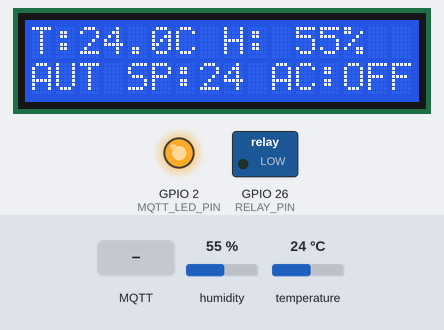
Recording of a program running on a simulated ESP32. Parts: 16×2 character LCD, switched loads named in the program (green lamp = pin HIGH), output pins drawn as LEDs (lit = HIGH). Inputs (shaded band) come from the test bench; at power-on: temperature 24 °C, humidity 55 %. WiFi joins after 1.5 s; servers stay silent unless stated; no MQTT or app messages arrive unless stated; what the program prints to the serial monitor is not drawn.

Above: at 2.6 s.
2.7 s: temperature set to 25.1 °C
At 6.4 s:
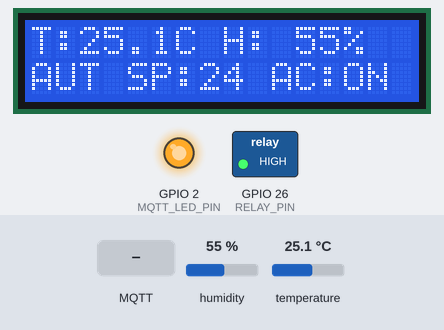
7.5 s: MQTT message "MANUAL" arrives on the first subscribed topic
At 8.6 s:
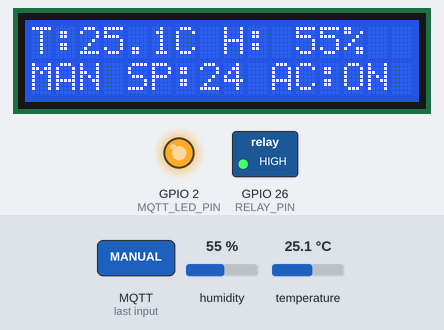
9.0 s: MQTT message "OFF" arrives on the second subscribed topic
At 9.8 s:
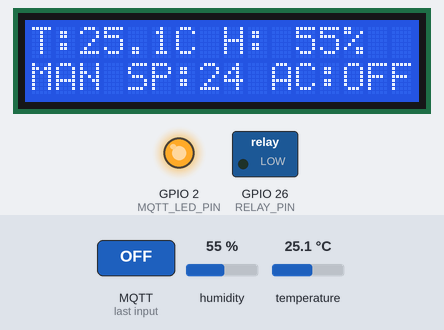
10.5 s: humidity set to 22 %
At 14.9 s:
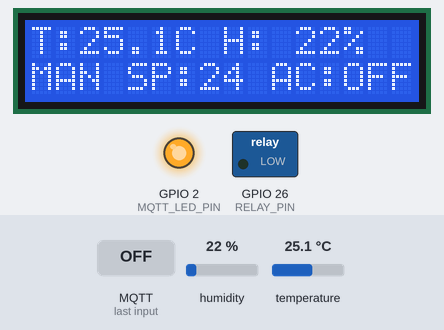
15.5 s: MQTT message "AUTO" arrives on the first subscribed topic
At 15.9 s:
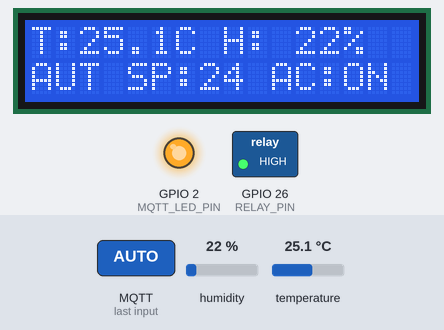
17.0 s: MQTT message "ON" arrives on the second subscribed topic
At 18.4 s:
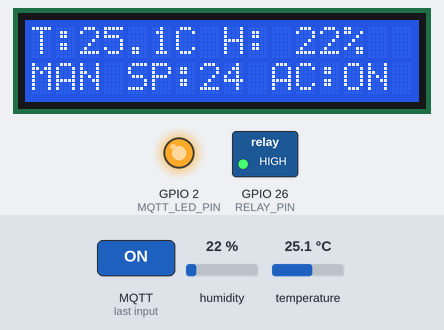
Timing chart, 0 to 19.5 s (numbered marks = the images above; inputs shaded):
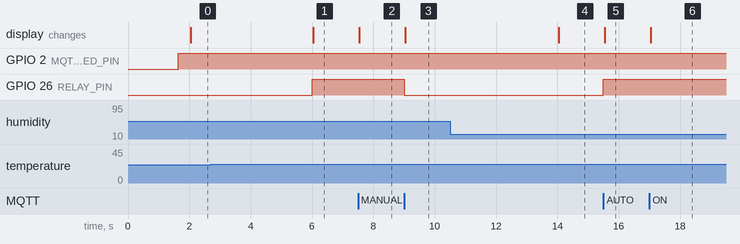

The program:

main.cpp
```cpp
/*
 * =============================================================================
 *  Smart Air Conditioner - ESP32 + DHT + MQTT + Node-RED
 *  Author : Djebbar Lotfi
 *
 *  - Reads temperature / humidity from a DHT sensor every 2 s
 *  - Drives a relay (= AC compressor) in two modes:
 *        AUTO   : thermostat with 0.5 °C hysteresis around a setpoint
 *        MANUAL : relay follows ON/OFF commands from the dashboard
 *  - Publishes telemetry (JSON) over MQTT and receives commands
 *  - Shows the state on a 16x2 I2C LCD
 *
 *  Fully non-blocking: no delay() in loop(), everything is timed with millis().
 * =============================================================================
 */

#include <Arduino.h>
#include <WiFi.h>
#include <PubSubClient.h>
#include <DHT.h>
#include <Wire.h>
#include <LiquidCrystal_I2C.h>

// ----------------------------------------------------------------------------
//  Configuration
// ----------------------------------------------------------------------------

// WiFi (Wokwi simulated access point: open network on channel 6)
const char *WIFI_SSID = "Wokwi-GUEST";
const char *WIFI_PASS = "";
const int WIFI_CHANNEL = 6;

// MQTT broker (public, reachable through the Wokwi internet gateway)
const char *MQTT_HOST = "broker.hivemq.com";
const uint16_t MQTT_PORT = 1883;

// MQTT topics
#define TOPIC_BASE "enp_iot/lotfi/ac"
const char *TOPIC_TELEMETRY = TOPIC_BASE "/telemetry";
const char *TOPIC_STATUS = TOPIC_BASE "/status";
const char *TOPIC_CMD_MODE = TOPIC_BASE "/cmd/mode";
const char *TOPIC_CMD_POWER = TOPIC_BASE "/cmd/power";
const char *TOPIC_CMD_SETPOINT = TOPIC_BASE "/cmd/setpoint";

// Pins
#define DHT_PIN 15        // DHT data pin
#define RELAY_PIN 26      // relay IN (AC compressor)
#define MQTT_LED_PIN 2    // on-board LED = MQTT connected indicator
// LCD uses the default ESP32 I2C pins: SDA = GPIO21, SCL = GPIO22

// Sensor type.
// Wokwi only provides a DHT22 part, so the simulation uses DHT22.
// On real DHT11 hardware, change to DHT11.
#define DHTTYPE DHT22

// LCD
#define LCD_ADDR 0x27
#define LCD_COLS 16
#define LCD_ROWS 2

// Control parameters
const float HYSTERESIS = 0.5f;        // °C, half-width of the dead band
const float SETPOINT_DEFAULT = 24.0f; // °C
const float SETPOINT_MIN = 16.0f;
const float SETPOINT_MAX = 30.0f;

// Timing (ms)
const unsigned long SENSOR_INTERVAL = 2000;    // read sensor + publish telemetry
const unsigned long MQTT_RETRY_INTERVAL = 5000; // MQTT reconnect attempts
const unsigned long WIFI_RETRY_INTERVAL = 10000; // WiFi reconnect attempts
                                                 // (longer than a normal connect)

// ----------------------------------------------------------------------------
//  Global objects and state
// ----------------------------------------------------------------------------

DHT dht(DHT_PIN, DHTTYPE);
LiquidCrystal_I2C lcd(LCD_ADDR, LCD_COLS, LCD_ROWS);
WiFiClient wifiClient;
PubSubClient mqtt(wifiClient);

enum Mode { MODE_AUTO, MODE_MANUAL };

Mode mode = MODE_AUTO;            // default mode
float setpoint = SETPOINT_DEFAULT;
bool acOn = false;                // current relay state
bool manualPower = false;         // requested state in MANUAL mode

float temperature = NAN;          // last valid readings
float humidity = NAN;

char clientId[32];

unsigned long lastSensorMs = 0;
unsigned long lastMqttRetryMs = 0;
unsigned long lastWifiRetryMs = 0;
bool wifiWasConnected = false;

// ----------------------------------------------------------------------------
//  Helpers
// ----------------------------------------------------------------------------

const char *modeName(Mode m) { return m == MODE_AUTO ? "AUTO" : "MANUAL"; }

// Apply a new relay state (only logs when it actually changes)
void setAc(bool on) {
  if (on != acOn) {
    acOn = on;
    digitalWrite(RELAY_PIN, acOn ? HIGH : LOW);
    Serial.printf("[AC]    Compressor %s\n", acOn ? "ON" : "OFF");
  }
}

// Core control logic, called after each new reading or command
void updateControl() {
  if (mode == MODE_MANUAL) {
    setAc(manualPower);
    return;
  }

  // AUTO mode: thermostat with hysteresis
  if (isnan(temperature)) return; // no valid reading yet: keep current state

  if (temperature > setpoint + HYSTERESIS) {
    setAc(true);
  } else if (temperature < setpoint - HYSTERESIS) {
    setAc(false);
  }
  // Inside the dead band [SP-0.5 ; SP+0.5] the relay keeps its state.
}

// Refresh the LCD (lines are padded to 16 chars to erase old characters)
void updateLcd() {
  char line1[17];
  char line2[24];

  // Line 1: "T:27.5C H: 55%"
  if (isnan(temperature) || isnan(humidity)) {
    snprintf(line1, sizeof(line1), "T:--.-C H:---%%");
  } else {
    snprintf(line1, sizeof(line1), "T:%4.1fC H:%3d%%", temperature,
             (int)roundf(humidity));
  }

  // Line 2: "AUT SP:24 AC:ON"  (setpoint shown with .5 when needed)
  char sp[8];
  if (fabsf(setpoint - roundf(setpoint)) < 0.01f) {
    snprintf(sp, sizeof(sp), "%.0f", setpoint);
  } else {
    snprintf(sp, sizeof(sp), "%.1f", setpoint);
  }
  const char *m = (mode == MODE_AUTO) ? "AUT" : "MAN";
  const char *s = acOn ? "ON" : "OFF";
  snprintf(line2, sizeof(line2), "%s SP:%s AC:%s", m, sp, s);
  if (strlen(line2) > LCD_COLS) {
    // e.g. "AUT SP:24.5 AC:OFF" is too long -> drop the "AC:" label
    snprintf(line2, sizeof(line2), "%s SP:%s %s", m, sp, s);
  }

  lcd.setCursor(0, 0);
  lcd.printf("%-16s", line1);
  lcd.setCursor(0, 1);
  lcd.printf("%-16.16s", line2);
}

// Publish the telemetry JSON
void publishTelemetry() {
  if (!mqtt.connected()) return;

  char tStr[12], hStr[12];
  if (isnan(temperature)) strcpy(tStr, "null");
  else snprintf(tStr, sizeof(tStr), "%.1f", temperature);
  if (isnan(humidity)) strcpy(hStr, "null");
  else snprintf(hStr, sizeof(hStr), "%.1f", humidity);

  char json[160];
  snprintf(json, sizeof(json),
           "{\"temperature\":%s,\"humidity\":%s,\"ac\":\"%s\","
           "\"mode\":\"%s\",\"setpoint\":%.1f}",
           tStr, hStr, acOn ? "ON" : "OFF", modeName(mode), setpoint);

  bool ok = mqtt.publish(TOPIC_TELEMETRY, json);
  Serial.printf("[MQTT]  PUB %s %s %s\n", TOPIC_TELEMETRY, json,
                ok ? "" : "(FAILED)");
}

// ----------------------------------------------------------------------------
//  MQTT: incoming commands
// ----------------------------------------------------------------------------

void onMqttMessage(char *topic, byte *payload, unsigned int length) {
  String msg;
  msg.reserve(length);
  for (unsigned int i = 0; i < length; i++) msg += (char)payload[i];
  msg.trim();

  Serial.printf("[MQTT]  RECV %s -> \"%s\"\n", topic, msg.c_str());

  String upper = msg;
  upper.toUpperCase();
  bool changed = false;

  if (strcmp(topic, TOPIC_CMD_MODE) == 0) {
    if (upper == "AUTO") {
      mode = MODE_AUTO;
      changed = true;
    } else if (upper == "MANUAL") {
      mode = MODE_MANUAL;
      manualPower = acOn; // keep the current state when entering MANUAL
      changed = true;
    } else {
      Serial.println("[CMD]   Invalid mode (expected AUTO or MANUAL)");
    }
    if (changed) Serial.printf("[CMD]   Mode = %s\n", modeName(mode));

  } else if (strcmp(topic, TOPIC_CMD_POWER) == 0) {
    if (upper == "ON" || upper == "OFF") {
      if (mode != MODE_MANUAL) {
        mode = MODE_MANUAL; // a power command forces MANUAL mode
        Serial.println("[CMD]   Power command received -> switching to MANUAL");
      }
      manualPower = (upper == "ON");
      changed = true;
      Serial.printf("[CMD]   Manual power = %s\n", manualPower ? "ON" : "OFF");
    } else {
      Serial.println("[CMD]   Invalid power (expected ON or OFF)");
    }

  } else if (strcmp(topic, TOPIC_CMD_SETPOINT) == 0) {
    char *end = nullptr;
    float value = strtof(msg.c_str(), &end);
    bool isNumber = (end != msg.c_str()) && (*end == '\0');
    if (isNumber && value >= SETPOINT_MIN && value <= SETPOINT_MAX) {
      setpoint = value;
      changed = true;
      Serial.printf("[CMD]   Setpoint = %.1f C\n", setpoint);
    } else {
      Serial.printf("[CMD]   Setpoint rejected (must be %.0f..%.0f)\n",
                    SETPOINT_MIN, SETPOINT_MAX);
    }
  }

  if (changed) {
    updateControl();
    updateLcd();
    publishTelemetry(); // immediate feedback to the dashboard
  }
}

// ----------------------------------------------------------------------------
//  Connectivity (non-blocking)
// ----------------------------------------------------------------------------

void handleWifi() {
  if (WiFi.status() == WL_CONNECTED) {
    if (!wifiWasConnected) {
      wifiWasConnected = true;
      Serial.printf("[WiFi]  Connected, IP = %s\n",
                    WiFi.localIP().toString().c_str());
    }
    return;
  }

  if (wifiWasConnected) {
    wifiWasConnected = false;
    Serial.println("[WiFi]  Connection lost");
  }

  unsigned long now = millis();
  if (now - lastWifiRetryMs >= WIFI_RETRY_INTERVAL) {
    lastWifiRetryMs = now;
    Serial.println("[WiFi]  Reconnecting...");
    WiFi.disconnect();
    WiFi.begin(WIFI_SSID, WIFI_PASS, WIFI_CHANNEL);
  }
}

void handleMqtt() {
  if (mqtt.connected()) {
    mqtt.loop();
    return;
  }

  digitalWrite(MQTT_LED_PIN, LOW);
  if (WiFi.status() != WL_CONNECTED) return;

  unsigned long now = millis();
  if (lastMqttRetryMs != 0 && now - lastMqttRetryMs < MQTT_RETRY_INTERVAL) return;
  lastMqttRetryMs = now;

  Serial.printf("[MQTT]  Connecting to %s:%u as %s ...\n", MQTT_HOST, MQTT_PORT,
                clientId);

  // Last Will: broker publishes "offline" (retained, QoS 1) if we disappear
  if (mqtt.connect(clientId, TOPIC_STATUS, 1, true, "offline")) {
    Serial.println("[MQTT]  Connected");
    digitalWrite(MQTT_LED_PIN, HIGH);

    mqtt.publish(TOPIC_STATUS, "online", true);
    Serial.printf("[MQTT]  PUB %s online (retained)\n", TOPIC_STATUS);

    mqtt.subscribe(TOPIC_CMD_MODE, 1);
    mqtt.subscribe(TOPIC_CMD_POWER, 1);
    mqtt.subscribe(TOPIC_CMD_SETPOINT, 1);
    Serial.printf("[MQTT]  SUB %s/cmd/{mode,power,setpoint}\n", TOPIC_BASE);

    publishTelemetry();
  } else {
    Serial.printf("[MQTT]  Failed, rc=%d, retry in %lus\n", mqtt.state(),
                  MQTT_RETRY_INTERVAL / 1000);
  }
}

// ----------------------------------------------------------------------------
//  Sensor
// ----------------------------------------------------------------------------

void handleSensor() {
  unsigned long now = millis();
  if (now - lastSensorMs < SENSOR_INTERVAL) return;
  lastSensorMs = now;

  float t = dht.readTemperature();
  float h = dht.readHumidity();

  if (isnan(t) || isnan(h)) {
    Serial.println("[DHT]   Read error (NaN), reading skipped");
    return;
  }

  temperature = t;
  humidity = h;
  Serial.printf("[DHT]   T = %.1f C, H = %.1f %%\n", temperature, humidity);

  updateControl();
  updateLcd();
  publishTelemetry();
}

// ----------------------------------------------------------------------------
//  Arduino entry points
// ----------------------------------------------------------------------------

void setup() {
  Serial.begin(115200);
  Serial.println();
  Serial.println("=== Smart Air Conditioner - Djebbar Lotfi ===");

  pinMode(RELAY_PIN, OUTPUT);
  digitalWrite(RELAY_PIN, LOW);
  pinMode(MQTT_LED_PIN, OUTPUT);
  digitalWrite(MQTT_LED_PIN, LOW);

  dht.begin();

  Wire.begin(21, 22);
  lcd.init();
  lcd.backlight();
  lcd.setCursor(0, 0);
  lcd.print("Smart AC - IoT");
  lcd.setCursor(0, 1);
  lcd.print("Connecting...");

  // Unique MQTT client ID built from the chip MAC address
  uint64_t mac = ESP.getEfuseMac();
  snprintf(clientId, sizeof(clientId), "esp32-ac-%04X%08X",
           (uint16_t)(mac >> 32), (uint32_t)mac);

  WiFi.mode(WIFI_STA);
  WiFi.begin(WIFI_SSID, WIFI_PASS, WIFI_CHANNEL);
  lastWifiRetryMs = millis();
  Serial.printf("[WiFi]  Connecting to %s ...\n", WIFI_SSID);

  mqtt.setServer(MQTT_HOST, MQTT_PORT);
  mqtt.setCallback(onMqttMessage);
}

void loop() {
  handleWifi();
  handleMqtt();
  handleSensor();
}
```

Measured:
- the behaviour switches between 24.5 and 24.6 °C on temperature (found by bisection; images 0 and 1)
- after the input at 2.7 s, GPIO 26 (RELAY_PIN): LOW → HIGH after 3.3 s; the display: changes after 3.3 s (image 1)
- after the input at 7.5 s, the display: changes at once (image 2)
- after the input at 9.0 s, GPIO 26 (RELAY_PIN): HIGH → LOW at once; the display: changes at once (image 3)
- after the input at 10.5 s, the display: changes after 3.5 s (image 4)
- after the input at 15.5 s, GPIO 26 (RELAY_PIN): LOW → HIGH at once; the display: changes at once (image 5)
- after the input at 17.0 s, the display: changes at once (image 6)
